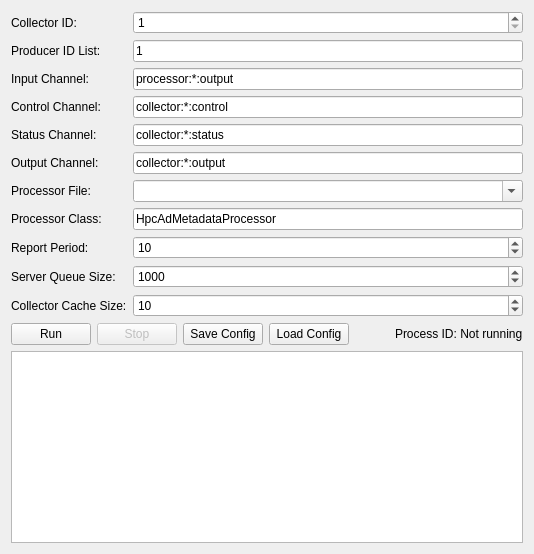
     <widget class="QWidget" name="collectorTab">
      <attribute name="title">
       <string>Collector</string>
      </attribute>
      <layout class="QVBoxLayout" name="verticalLayoutCollector">
       <item>
        <layout class="QGridLayout" name="gridLayout_3">
         <item row="9" column="1">
          <widget class="QSpinBox" name="spinBoxServerQueueSizeCollector">
           <property name="minimum">
            <number>1</number>
           </property>
           <property name="maximum">
            <number>10000</number>
           </property>
           <property name="value">
            <number>1000</number>
           </property>
          </widget>
         </item>
         <item row="1" column="0">
          <widget class="QLabel" name="labelProducerIdList">
           <property name="text">
            <string>Producer ID List:</string>
           </property>
          </widget>
         </item>
         <item row="5" column="0">
          <widget class="QLabel" name="labelOutputChannelCollector">
           <property name="text">
            <string>Output Channel:</string>
           </property>
          </widget>
         </item>
         <item row="2" column="0">
          <widget class="QLabel" name="labelInputChannelCollector">
           <property name="text">
            <string>Input Channel:</string>
           </property>
          </widget>
         </item>
         <item row="4" column="0">
          <widget class="QLabel" name="labelStatusChannelCollector">
           <property name="text">
            <string>Status Channel:</string>
           </property>
          </widget>
         </item>
         <item row="6" column="1">
          <widget class="QComboBox" name="comboBoxProcessorFileCollector">
           <property name="editable">
            <bool>true</bool>
           </property>
          </widget>
         </item>
         <item row="0" column="1">
          <widget class="QSpinBox" name="spinBoxCollectorId">
           <property name="minimum">
            <number>1</number>
           </property>
           <property name="maximum">
            <number>100</number>
           </property>
           <property name="value">
            <number>1</number>
           </property>
          </widget>
         </item>
         <item row="6" column="0">
          <widget class="QLabel" name="labelProcessorFileCollector">
           <property name="text">
            <string>Processor File:</string>
           </property>
          </widget>
         </item>
         <item row="0" column="0">
          <widget class="QLabel" name="labelCollectorId">
           <property name="text">
            <string>Collector ID:</string>
           </property>
          </widget>
         </item>
         <item row="5" column="1">
          <widget class="QLineEdit" name="lineEditOutputChannelCollector">
           <property name="text">
            <string>collector:*:output</string>
           </property>
          </widget>
         </item>
         <item row="8" column="0">
          <widget class="QLabel" name="labelReportPeriodCollector">
           <property name="text">
            <string>Report Period:</string>
           </property>
          </widget>
         </item>
         <item row="9" column="0">
          <widget class="QLabel" name="labelServerQueueSizeCollector">
           <property name="text">
            <string>Server Queue Size:</string>
           </property>
          </widget>
         </item>
         <item row="8" column="1">
          <widget class="QSpinBox" name="spinBoxReportPeriodCollector">
           <property name="minimum">
            <number>1</number>
           </property>
           <property name="maximum">
            <number>10000</number>
           </property>
           <property name="value">
            <number>10</number>
           </property>
          </widget>
         </item>
         <item row="4" column="1">
          <widget class="QLineEdit" name="lineEditStatusChannelCollector">
           <property name="text">
            <string>collector:*:status</string>
           </property>
          </widget>
         </item>
         <item row="7" column="0">
          <widget class="QLabel" name="labelProcessorClassCollector">
           <property name="text">
            <string>Processor Class:</string>
           </property>
          </widget>
         </item>
         <item row="2" column="1">
          <widget class="QLineEdit" name="lineEditInputChannelCollector">
           <property name="text">
            <string>processor:*:output</string>
           </property>
          </widget>
         </item>
         <item row="3" column="0">
          <widget class="QLabel" name="labelControlChannelCollector">
           <property name="text">
            <string>Control Channel:</string>
           </property>
          </widget>
         </item>
         <item row="10" column="1">
          <widget class="QSpinBox" name="spinBoxCollectorCacheSize">
           <property name="minimum">
            <number>1</number>
           </property>
           <property name="maximum">
            <number>1000000</number>
           </property>
           <property name="value">
            <number>10</number>
           </property>
          </widget>
         </item>
         <item row="10" column="0">
          <widget class="QLabel" name="labelCollectorCacheSize">
           <property name="text">
            <string>Collector Cache Size:</string>
           </property>
          </widget>
         </item>
         <item row="7" column="1">
          <widget class="QLineEdit" name="lineEditProcessorClassCollector">
           <property name="text">
            <string>HpcAdMetadataProcessor</string>
           </property>
          </widget>
         </item>
         <item row="3" column="1">
          <widget class="QLineEdit" name="lineEditControlChannelCollector">
           <property name="text">
            <string>collector:*:control</string>
           </property>
          </widget>
         </item>
         <item row="1" column="1">
          <widget class="QLineEdit" name="lineEditProducerIdList">
           <property name="text">
            <string>1</string>
           </property>
          </widget>
         </item>
        </layout>
       </item>
       <item>
        <layout class="QHBoxLayout" name="buttonLayoutCollector">
         <item>
          <widget class="QPushButton" name="buttonRunCollector">
           <property name="text">
            <string>Run</string>
           </property>
          </widget>
         </item>
         <item>
          <widget class="QPushButton" name="buttonStopCollector">
           <property name="enabled">
            <bool>false</bool>
           </property>
           <property name="text">
            <string>Stop</string>
           </property>
          </widget>
         </item>
         <item>
          <widget class="QPushButton" name="buttonSaveConfigCollector">
           <property name="text">
            <string>Save Config</string>
           </property>
           <property name="toolTip">
            <string>Save current configuration with a name</string>
           </property>
          </widget>
         </item>
         <item>
          <widget class="QPushButton" name="buttonLoadConfigCollector">
           <property name="text">
            <string>Load Config</string>
           </property>
           <property name="toolTip">
            <string>Load a saved configuration</string>
           </property>
          </widget>
         </item>
         <item>
          <spacer name="horizontalSpacerCollector">
           <property name="orientation">
            <enum>Qt::Horizontal</enum>
           </property>
           <property name="sizeHint" stdset="0">
            <size>
             <width>40</width>
             <height>20</height>
            </size>
           </property>
          </spacer>
         </item>
         <item>
          <widget class="QLabel" name="labelStatusCollector">
           <property name="text">
            <string>Process ID: Not running</string>
           </property>
          </widget>
         </item>
        </layout>
       </item>
       <item>
        <widget class="QPlainTextEdit" name="textEditCollectorOutput">
         <property name="font">
          <font>
           <family>Courier</family>
           <pointsize>10</pointsize>
          </font>
         </property>
         <property name="readOnly">
          <bool>true</bool>
         </property>
        </widget>
       </item>
      </layout>
     </widget>
